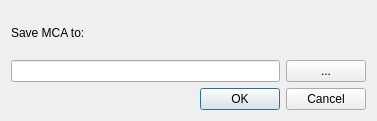
<?xml version="1.0" encoding="UTF-8"?>
<ui version="4.0">
 <class>ExportMsa2McaDialog</class>
 <widget class="QDialog" name="ExportMsa2McaDialog">
  <property name="geometry">
   <rect>
    <x>0</x>
    <y>0</y>
    <width>377</width>
    <height>121</height>
   </rect>
  </property>
  <property name="windowTitle">
   <string>Export MSA to MCA</string>
  </property>
  <layout class="QVBoxLayout" name="verticalLayout">
   <item>
    <widget class="QLabel" name="label">
     <property name="text">
      <string>Save MCA to:</string>
     </property>
    </widget>
   </item>
   <item>
    <layout class="QHBoxLayout" name="horizontalLayout">
     <property name="sizeConstraint">
      <enum>QLayout::SetMinAndMaxSize</enum>
     </property>
     <item>
      <widget class="QLineEdit" name="lePath"/>
     </item>
     <item>
      <widget class="QPushButton" name="pbBrowse">
       <property name="text">
        <string>...</string>
       </property>
      </widget>
     </item>
    </layout>
   </item>
   <item>
    <widget class="QDialogButtonBox" name="buttonBox">
     <property name="orientation">
      <enum>Qt::Horizontal</enum>
     </property>
     <property name="standardButtons">
      <set>QDialogButtonBox::Cancel|QDialogButtonBox::Ok</set>
     </property>
    </widget>
   </item>
  </layout>
 </widget>
 <resources/>
 <connections>
  <connection>
   <sender>buttonBox</sender>
   <signal>accepted()</signal>
   <receiver>ExportMsa2McaDialog</receiver>
   <slot>accept()</slot>
   <hints>
    <hint type="sourcelabel">
     <x>248</x>
     <y>254</y>
    </hint>
    <hint type="destinationlabel">
     <x>157</x>
     <y>274</y>
    </hint>
   </hints>
  </connection>
  <connection>
   <sender>buttonBox</sender>
   <signal>rejected()</signal>
   <receiver>ExportMsa2McaDialog</receiver>
   <slot>reject()</slot>
   <hints>
    <hint type="sourcelabel">
     <x>316</x>
     <y>260</y>
    </hint>
    <hint type="destinationlabel">
     <x>286</x>
     <y>274</y>
    </hint>
   </hints>
  </connection>
 </connections>
</ui>
